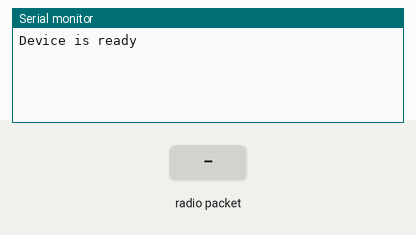
This sketch was run on a simulated Arduino Uno, built with avr-gcc and run on an emulated ATmega328P. Shown: the last lines printed to the serial monitor. The inputs (shaded band) are chosen by the test bench. No radio packets arrive unless stated.

Above: at 2.9 s.
3.0 s: radio packet "1" arrives
At 3.8 s:
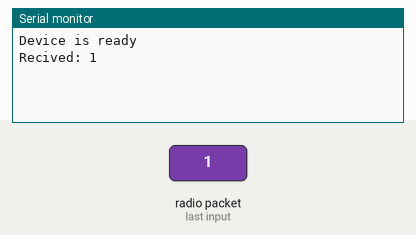
4.6 s: radio packet "0" arrives
At 5.9 s:
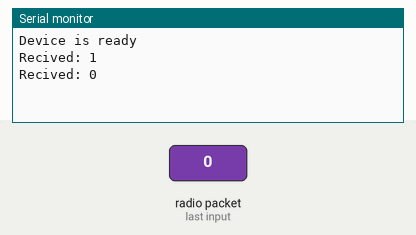
6.1 s: radio packet "2" arrives
At 6.7 s:
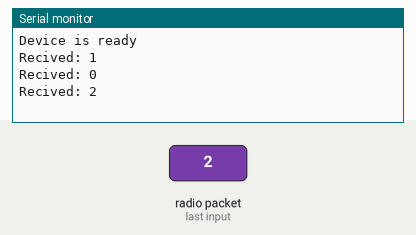

Measured:
- after the input at 3.0 s, the serial monitor: prints a new line after 0.18 s (image 1)
- after the input at 4.6 s, the serial monitor: prints a new line after 0.70 s (image 2)
- after the input at 6.1 s, the serial monitor: prints a new line after 0.26 s (image 3)

The sketch:

Transmitter_ino.ino
```cpp
#include <VirtualWire.h>

byte message[VW_MAX_MESSAGE_LEN]; // a buffer to store the incoming messages
byte messageLength = VW_MAX_MESSAGE_LEN; // the size of the message

void setup()
{
  Serial.begin(9600);
  Serial.println("Device is ready");

  // Initialize the IO and ISR
  vw_setup(2000); // Bits per sec
  vw_rx_start();
}

void loop()
{
  send("Hello there");
  delay(1000);

  if (vw_get_message(message, &messageLength))
  {
    Serial.print("Recived: ");

    for (int i = 0; i < messageLength; i++)
    {
      Serial.write(message[i]);
    }

    Serial.println();
  }
}

void send (char *message)
{
  vw_send((uint8_t *)message, strlen(message));
  vw_wait_tx(); // Wait until the whole message is gone
}
```
